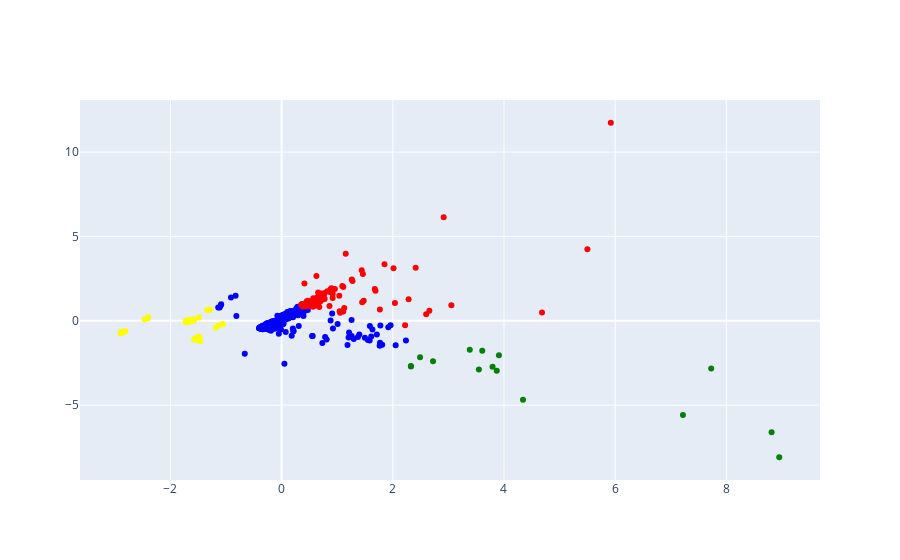

The notebook cell saved with this chart:
### Code cell
fig = go.Figure(data=go.Scatter(x=x, y=y, mode='markers', marker = dict(color=list(map(SetColor, kmeans)))))
fig.show()

### Figure 1 — Plotly figure (JSON) as saved in the notebook; plotly's stock layout.template omitted (floating-point values rounded to 4 significant figures; data arrays with more than 128 entries replaced by an {"elided": "..."} marker saying what was removed)
{"data": [{"marker": {"color": {"elided": "593 str values"}}, "mode": "markers", "type": "scatter", "x": {"elided": "593 float values"}, "y": {"elided": "593 float values"}}], "layout": {"autosize": true, "xaxis": {"autorange": true, "range": [-3.594, 9.651], "type": "linear"}, "yaxis": {"autorange": true, "range": [-9.542, 13.19], "type": "linear"}}}
